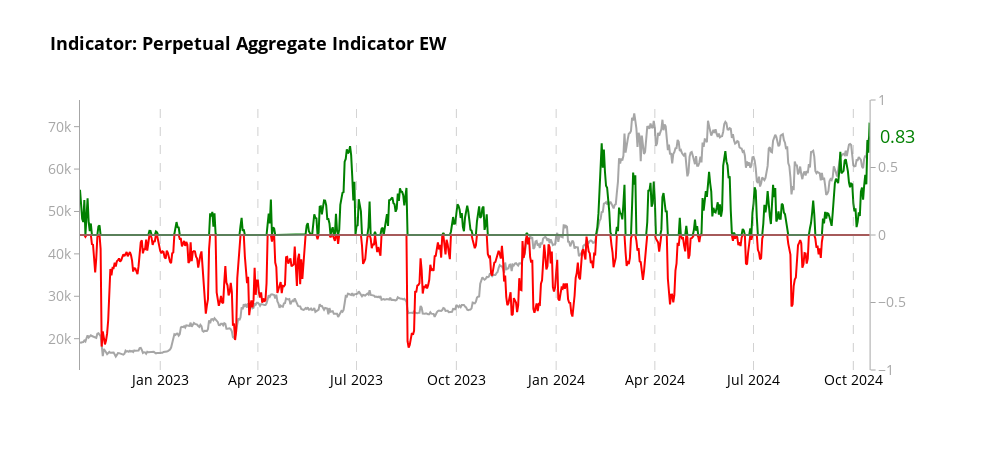
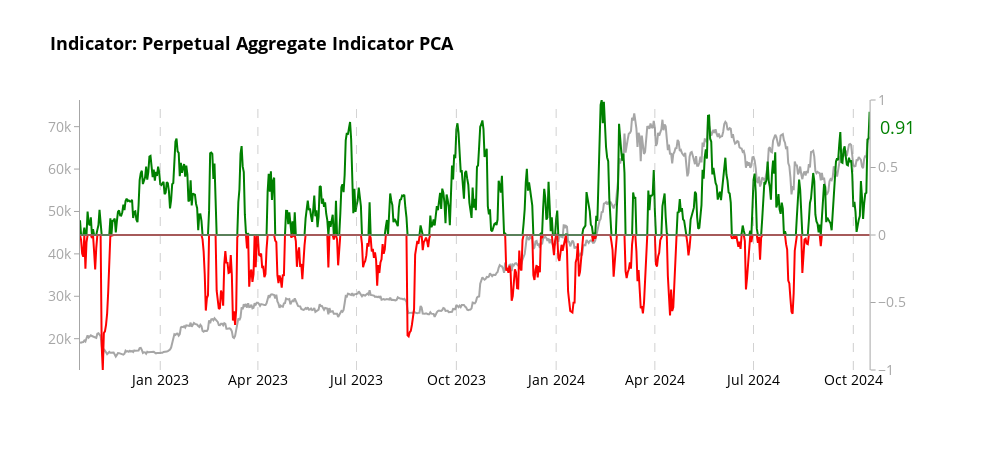

The notebook cell saved with these charts, in order:
### Code cell
# Create charts for each aggregator
aggregators = [('aggregate_indicator_equalweight', "Indicator: Perpetual Aggregate Indicator EW"),
    ('aggregate_indicator_PCA', "Indicator: Perpetual Aggregate Indicator PCA")
    ]

for aggregator, title in aggregators:
    fig = create_aggregator_chart(merged_df, aggregator, title)
    
    # Show the plot
    fig.show()
    
    # Optionally, save the plot as an HTML file
    pio.write_html(fig, file=f'bitcoin_analysis_perp_{aggregator}_two_year.html')

print("All charts have been displayed and saved as separate HTML files.")

### Figure 1 — Plotly figure (JSON) as saved in the notebook; plotly's stock layout.template omitted (floating-point values rounded to 4 significant figures; data arrays with more than 128 entries replaced by an {"elided": "..."} marker saying what was removed)
{"data": [{"line": {"color": "rgba(128, 128, 128, 0.7)", "width": 2}, "mode": "lines", "name": "Price USD", "x": {"elided": "729 str values"}, "y": {"elided": "729 float values"}, "type": "scatter", "xaxis": "x", "yaxis": "y"}, {"fill": "tozeroy", "fillcolor": "rgba(255,0,0,0)", "line": {"color": "green", "width": 2}, "mode": "lines", "name": "aggregate_indicator_equalweight (Positive)", "x": {"elided": "729 str values"}, "y": {"elided": "729 float values"}, "type": "scatter", "xaxis": "x", "yaxis": "y2"}, {"fill": "tozeroy", "fillcolor": "rgba(0,0,255,0)", "line": {"color": "red", "width": 2}, "mode": "lines", "name": "aggregate_indicator_equalweight (Negative)", "x": {"elided": "729 str values"}, "y": {"elided": "729 float values"}, "type": "scatter", "xaxis": "x", "yaxis": "y2"}, {"hoverinfo": "skip", "line": {"color": "rgba(128, 128, 128, 0.7)", "width": 2}, "showlegend": false, "x": {"elided": "729 str values"}, "y": {"elided": "729 int values"}, "type": "scatter", "xaxis": "x", "yaxis": "y2"}], "layout": {"xaxis": {"anchor": "y", "domain": [0.0, 0.94], "tickfont": {"color": "black", "size": 14}, "showgrid": false, "zeroline": false}, "yaxis": {"anchor": "x", "domain": [0.0, 1.0], "tickfont": {"color": "rgba(128, 128, 128, 0.7)", "size": 14}, "title": {"font": {"size": 18}, "text": ""}, "showgrid": false, "zeroline": false, "showline": true, "linecolor": "rgba(128, 128, 128, 0.7)", "ticks": "outside", "tickcolor": "rgba(128, 128, 128, 0.7)"}, "yaxis2": {"anchor": "x", "overlaying": "y", "side": "right", "tickfont": {"color": "rgba(128, 128, 128, 0.7)", "size": 14}, "title": {"font": {"size": 18}, "text": ""}, "showgrid": false, "range": [-1, 1], "zeroline": false, "showline": true, "linecolor": "rgba(128, 128, 128, 0.7)", "ticks": "outside", "tickcolor": "rgba(128, 128, 128, 0.7)"}, "shapes": [{"line": {"color": "rgba(128, 128, 128, 0.7)", "dash": "dash", "width": 0.75}, "opacity": 0.7, "type": "line", "x0": "2023-01-01T00:00:00", "x1": "2023-01-01T00:00:00", "xref": "x", "y0": 0, "y1": 1, "yref": "y domain"}, {"line": {"color": "rgba(128, 128, 128, 0.7)", "dash": "dash", "width": 0.75}, "opacity": 0.7, "type": "line", "x0": "2024-01-01T00:00:00", "x1": "2024-01-01T00:00:00", "xref": "x", "y0": 0, "y1": 1, "yref": "y domain"}, {"line": {"color": "rgba(128, 128, 128, 0.7)", "dash": "dash", "width": 0.75}, "opacity": 0.7, "type": "line", "x0": "2023-04-01T00:00:00", "x1": "2023-04-01T00:00:00", "xref": "x", "y0": 0, "y1": 1, "yref": "y domain"}, {"line": {"color": "rgba(128, 128, 128, 0.7)", "dash": "dash", "width": 0.75}, "opacity": 0.7, "type": "line", "x0": "2024-04-01T00:00:00", "x1": "2024-04-01T00:00:00", "xref": "x", "y0": 0, "y1": 1, "yref": "y domain"}, {"line": {"color": "rgba(128, 128, 128, 0.7)", "dash": "dash", "width": 0.75}, "opacity": 0.7, "type": "line", "x0": "2023-07-01T00:00:00", "x1": "2023-07-01T00:00:00", "xref": "x", "y0": 0, "y1": 1, "yref": "y domain"}, {"line": {"color": "rgba(128, 128, 128, 0.7)", "dash": "dash", "width": 0.75}, "opacity": 0.7, "type": "line", "x0": "2024-07-01T00:00:00", "x1": "2024-07-01T00:00:00", "xref": "x", "y0": 0, "y1": 1, "yref": "y domain"}, {"line": {"color": "rgba(128, 128, 128, 0.7)", "dash": "dash", "width": 0.75}, "opacity": 0.7, "type": "line", "x0": "2023-10-01T00:00:00", "x1": "2023-10-01T00:00:00", "xref": "x", "y0": 0, "y1": 1, "yref": "y domain"}, {"line": {"color": "rgba(128, 128, 128, 0.7)", "dash": "dash", "width": 0.75}, "opacity": 0.7, "type": "line", "x0": "2024-10-01T00:00:00", "x1": "2024-10-01T00:00:00", "xref": "x", "y0": 0, "y1": 1, "yref": "y domain"}], "annotations": [{"align": "left", "font": {"color": "green", "size": 18}, "showarrow": false, "text": "0.83", "x": 0.95, "xanchor": "left", "xref": "paper", "y": 0.7324, "yanchor": "middle", "yref": "y2"}], "title": {"font": {"color": "black", "size": 18, "weight": "bold"}, "text": "Indicator: Perpetual Aggregate Indicator EW"}, "font": {"color": "black", "size": 14}, "showlegend": false, "hovermode": "x unified", "plot_bgcolor": "white", "paper_bgcolor": "white", "width": 1000, "height": 450}}

### Figure 2 — Plotly figure (JSON) as saved in the notebook; plotly's stock layout.template omitted (floating-point values rounded to 4 significant figures; data arrays with more than 128 entries replaced by an {"elided": "..."} marker saying what was removed)
{"data": [{"line": {"color": "rgba(128, 128, 128, 0.7)", "width": 2}, "mode": "lines", "name": "Price USD", "x": {"elided": "729 str values"}, "y": {"elided": "729 float values"}, "type": "scatter", "xaxis": "x", "yaxis": "y"}, {"fill": "tozeroy", "fillcolor": "rgba(255,0,0,0)", "line": {"color": "green", "width": 2}, "mode": "lines", "name": "aggregate_indicator_PCA (Positive)", "x": {"elided": "729 str values"}, "y": {"elided": "729 float values"}, "type": "scatter", "xaxis": "x", "yaxis": "y2"}, {"fill": "tozeroy", "fillcolor": "rgba(0,0,255,0)", "line": {"color": "red", "width": 2}, "mode": "lines", "name": "aggregate_indicator_PCA (Negative)", "x": {"elided": "729 str values"}, "y": {"elided": "729 float values"}, "type": "scatter", "xaxis": "x", "yaxis": "y2"}, {"hoverinfo": "skip", "line": {"color": "rgba(128, 128, 128, 0.7)", "width": 2}, "showlegend": false, "x": {"elided": "729 str values"}, "y": {"elided": "729 int values"}, "type": "scatter", "xaxis": "x", "yaxis": "y2"}], "layout": {"xaxis": {"anchor": "y", "domain": [0.0, 0.94], "tickfont": {"color": "black", "size": 14}, "showgrid": false, "zeroline": false}, "yaxis": {"anchor": "x", "domain": [0.0, 1.0], "tickfont": {"color": "rgba(128, 128, 128, 0.7)", "size": 14}, "title": {"font": {"size": 18}, "text": ""}, "showgrid": false, "zeroline": false, "showline": true, "linecolor": "rgba(128, 128, 128, 0.7)", "ticks": "outside", "tickcolor": "rgba(128, 128, 128, 0.7)"}, "yaxis2": {"anchor": "x", "overlaying": "y", "side": "right", "tickfont": {"color": "rgba(128, 128, 128, 0.7)", "size": 14}, "title": {"font": {"size": 18}, "text": ""}, "showgrid": false, "range": [-1, 1], "zeroline": false, "showline": true, "linecolor": "rgba(128, 128, 128, 0.7)", "ticks": "outside", "tickcolor": "rgba(128, 128, 128, 0.7)"}, "shapes": [{"line": {"color": "rgba(128, 128, 128, 0.7)", "dash": "dash", "width": 0.75}, "opacity": 0.7, "type": "line", "x0": "2023-01-01T00:00:00", "x1": "2023-01-01T00:00:00", "xref": "x", "y0": 0, "y1": 1, "yref": "y domain"}, {"line": {"color": "rgba(128, 128, 128, 0.7)", "dash": "dash", "width": 0.75}, "opacity": 0.7, "type": "line", "x0": "2024-01-01T00:00:00", "x1": "2024-01-01T00:00:00", "xref": "x", "y0": 0, "y1": 1, "yref": "y domain"}, {"line": {"color": "rgba(128, 128, 128, 0.7)", "dash": "dash", "width": 0.75}, "opacity": 0.7, "type": "line", "x0": "2023-04-01T00:00:00", "x1": "2023-04-01T00:00:00", "xref": "x", "y0": 0, "y1": 1, "yref": "y domain"}, {"line": {"color": "rgba(128, 128, 128, 0.7)", "dash": "dash", "width": 0.75}, "opacity": 0.7, "type": "line", "x0": "2024-04-01T00:00:00", "x1": "2024-04-01T00:00:00", "xref": "x", "y0": 0, "y1": 1, "yref": "y domain"}, {"line": {"color": "rgba(128, 128, 128, 0.7)", "dash": "dash", "width": 0.75}, "opacity": 0.7, "type": "line", "x0": "2023-07-01T00:00:00", "x1": "2023-07-01T00:00:00", "xref": "x", "y0": 0, "y1": 1, "yref": "y domain"}, {"line": {"color": "rgba(128, 128, 128, 0.7)", "dash": "dash", "width": 0.75}, "opacity": 0.7, "type": "line", "x0": "2024-07-01T00:00:00", "x1": "2024-07-01T00:00:00", "xref": "x", "y0": 0, "y1": 1, "yref": "y domain"}, {"line": {"color": "rgba(128, 128, 128, 0.7)", "dash": "dash", "width": 0.75}, "opacity": 0.7, "type": "line", "x0": "2023-10-01T00:00:00", "x1": "2023-10-01T00:00:00", "xref": "x", "y0": 0, "y1": 1, "yref": "y domain"}, {"line": {"color": "rgba(128, 128, 128, 0.7)", "dash": "dash", "width": 0.75}, "opacity": 0.7, "type": "line", "x0": "2024-10-01T00:00:00", "x1": "2024-10-01T00:00:00", "xref": "x", "y0": 0, "y1": 1, "yref": "y domain"}], "annotations": [{"align": "left", "font": {"color": "green", "size": 18}, "showarrow": false, "text": "0.91", "x": 0.95, "xanchor": "left", "xref": "paper", "y": 0.8035, "yanchor": "middle", "yref": "y2"}], "title": {"font": {"color": "black", "size": 18, "weight": "bold"}, "text": "Indicator: Perpetual Aggregate Indicator PCA"}, "font": {"color": "black", "size": 14}, "showlegend": false, "hovermode": "x unified", "plot_bgcolor": "white", "paper_bgcolor": "white", "width": 1000, "height": 450}}
